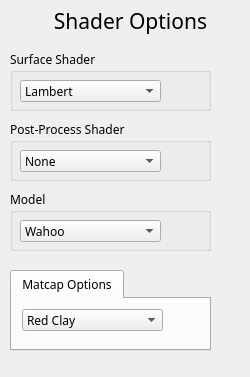
<?xml version="1.0" encoding="UTF-8"?>
<ui version="4.0">
 <class>ShaderControls</class>
 <widget class="QWidget" name="ShaderControls">
  <property name="geometry">
   <rect>
    <x>0</x>
    <y>0</y>
    <width>250</width>
    <height>377</height>
   </rect>
  </property>
  <property name="windowTitle">
   <string>Form</string>
  </property>
  <widget class="QGroupBox" name="groupBox_2">
   <property name="geometry">
    <rect>
     <x>10</x>
     <y>120</y>
     <width>201</width>
     <height>61</height>
    </rect>
   </property>
   <property name="font">
    <font>
     <family>Gadugi</family>
    </font>
   </property>
   <property name="title">
    <string>Post-Process Shader</string>
   </property>
   <widget class="QComboBox" name="postprocessShaderComboBox">
    <property name="geometry">
     <rect>
      <x>10</x>
      <y>30</y>
      <width>141</width>
      <height>22</height>
     </rect>
    </property>
    <property name="font">
     <font>
      <family>Gadugi</family>
     </font>
    </property>
    <item>
     <property name="text">
      <string>None</string>
     </property>
    </item>
    <item>
     <property name="text">
      <string>Greyscale</string>
     </property>
    </item>
    <item>
     <property name="text">
      <string>Gaussian Blur</string>
     </property>
    </item>
    <item>
     <property name="text">
      <string>Sobel</string>
     </property>
    </item>
    <item>
     <property name="text">
      <string>Bloom</string>
     </property>
    </item>
    <item>
     <property name="text">
      <string>Worley Noise</string>
     </property>
    </item>
    <item>
     <property name="text">
      <string>Inverted</string>
     </property>
    </item>
    <item>
     <property name="text">
      <string>Hatches</string>
     </property>
    </item>
   </widget>
  </widget>
  <widget class="QLabel" name="label">
   <property name="geometry">
    <rect>
     <x>10</x>
     <y>0</y>
     <width>241</width>
     <height>41</height>
    </rect>
   </property>
   <property name="font">
    <font>
     <family>Gadugi</family>
     <pointsize>16</pointsize>
    </font>
   </property>
   <property name="text">
    <string>Shader Options</string>
   </property>
   <property name="alignment">
    <set>Qt::AlignCenter</set>
   </property>
  </widget>
  <widget class="QGroupBox" name="groupBox">
   <property name="geometry">
    <rect>
     <x>10</x>
     <y>50</y>
     <width>201</width>
     <height>61</height>
    </rect>
   </property>
   <property name="font">
    <font>
     <family>Gadugi</family>
    </font>
   </property>
   <property name="title">
    <string>Surface Shader</string>
   </property>
   <widget class="QComboBox" name="surfaceShaderComboBox">
    <property name="geometry">
     <rect>
      <x>10</x>
      <y>30</y>
      <width>141</width>
      <height>22</height>
     </rect>
    </property>
    <property name="font">
     <font>
      <family>Gadugi</family>
     </font>
    </property>
    <item>
     <property name="text">
      <string>Lambert</string>
     </property>
    </item>
    <item>
     <property name="text">
      <string>Blinn-Phong</string>
     </property>
    </item>
    <item>
     <property name="text">
      <string>Matcap</string>
     </property>
    </item>
    <item>
     <property name="text">
      <string>Color Gradient</string>
     </property>
    </item>
    <item>
     <property name="text">
      <string>Vertex Deformation</string>
     </property>
    </item>
   </widget>
  </widget>
  <widget class="QGroupBox" name="groupBox_3">
   <property name="geometry">
    <rect>
     <x>10</x>
     <y>190</y>
     <width>201</width>
     <height>61</height>
    </rect>
   </property>
   <property name="font">
    <font>
     <family>Gadugi</family>
    </font>
   </property>
   <property name="title">
    <string>Model</string>
   </property>
   <widget class="QComboBox" name="modelComboBox">
    <property name="geometry">
     <rect>
      <x>10</x>
      <y>30</y>
      <width>141</width>
      <height>22</height>
     </rect>
    </property>
    <property name="font">
     <font>
      <family>Gadugi</family>
     </font>
    </property>
    <item>
     <property name="text">
      <string>Wahoo</string>
     </property>
    </item>
    <item>
     <property name="text">
      <string>Moo Beast</string>
     </property>
    </item>
    <item>
     <property name="text">
      <string>Cube</string>
     </property>
    </item>
   </widget>
  </widget>
  <widget class="QTabWidget" name="tabWidget">
   <property name="geometry">
    <rect>
     <x>10</x>
     <y>270</y>
     <width>201</width>
     <height>81</height>
    </rect>
   </property>
   <property name="font">
    <font>
     <family>Gadugi</family>
    </font>
   </property>
   <property name="currentIndex">
    <number>0</number>
   </property>
   <widget class="QWidget" name="matcapTab">
    <attribute name="title">
     <string>Matcap Options</string>
    </attribute>
    <widget class="QComboBox" name="matcapComboBox">
     <property name="geometry">
      <rect>
       <x>10</x>
       <y>10</y>
       <width>141</width>
       <height>22</height>
      </rect>
     </property>
     <property name="font">
      <font>
       <family>Gadugi</family>
      </font>
     </property>
     <item>
      <property name="text">
       <string>Red Clay</string>
      </property>
     </item>
     <item>
      <property name="text">
       <string>Red Plastic</string>
      </property>
     </item>
     <item>
      <property name="text">
       <string>Chrome</string>
      </property>
     </item>
     <item>
      <property name="text">
       <string>Pearl</string>
      </property>
     </item>
     <item>
      <property name="text">
       <string>Orange-Green</string>
      </property>
     </item>
     <item>
      <property name="text">
       <string>Blue-Purple</string>
      </property>
     </item>
     <item>
      <property name="text">
       <string>Outline</string>
      </property>
     </item>
     <item>
      <property name="text">
       <string>Surface Normals</string>
      </property>
     </item>
    </widget>
   </widget>
  </widget>
 </widget>
 <resources/>
 <connections/>
</ui>
